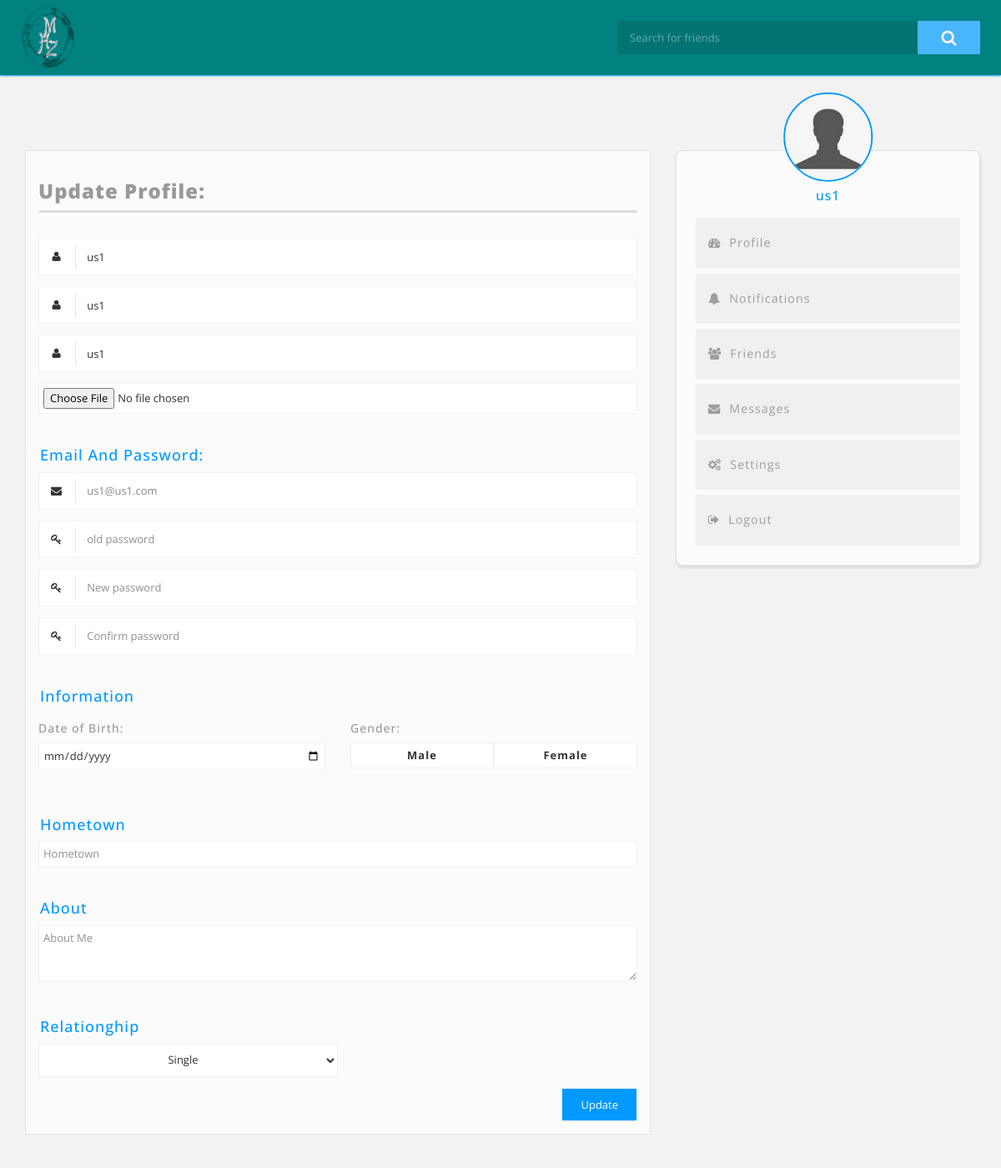
Page /settings.php (signed in) on the earlier database version.
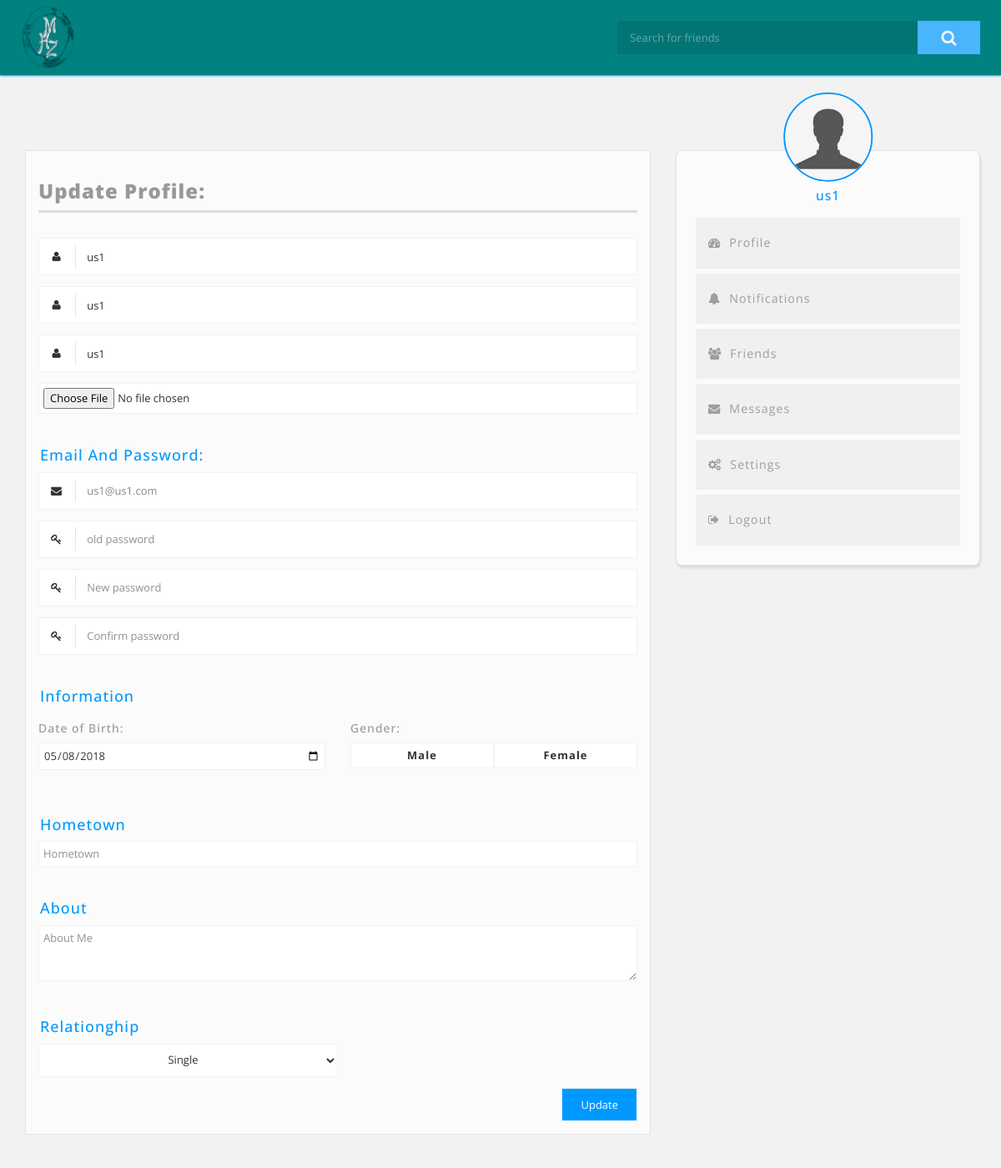
Same page on the later database version.
### tables this page shows
CREATE TABLE accounts (
    id INT PRIMARY KEY AUTO_INCREMENT,
    first_name CHAR(20) NOT NULL,
    last_name CHAR(20) NOT NULL,
    nick_name VARCHAR(40),
    email CHAR(50) UNIQUE NOT NULL,
    password CHAR(255) NOT NULL,
    picture TEXT,
    marital_status CHAR(20),
    data_of_birth DATE,
    gender CHAR(10),
    about TEXT,
    hometown VARCHAR(50)
);

### core/init.php (called while the page is built, shortened)
<?php
$coreClasses = [
    'Post'          => 'wall' . DS . 'Post',
    'Comment'       => 'wall' . DS . 'Comment',
    'Like'          => 'wall' . DS . 'Like',
    'User'          => 'account' . DS . 'User',
    'Profile'       => 'account' . DS . 'Profile',
    'Friend'        => 'account' . DS . 'Friend',
    'DB'            => 'utilities' . DS . 'DB',
    'Validator'     => 'utilities' . DS . 'Validator',
    'UploadedFile'  => 'utilities' . DS . 'UploadedFile',
    'Message'  => 'Message'
];
if (User::isLoggedin()) {
    $currentProfile = (new Profile($_SESSION['user']))->getData();
}
$css      = BASEURL . 'layout/css/';
$images   = BASEURL . 'layout/images/';
$userPath = BASEURL . 'uploads/users/';
$templates = PATH . 'include' . DS . 'template' . DS;
require $templates . 'header.php';

### classes/utilities/DB.php (called while the page is built, shortened)
<?php
class DB
{
    private static $_instance;
    private $_pdo;
    private $_results;
    private $_errors = false;
    private function __construct()
    {
        try {
            $options = [
                PDO::MYSQL_ATTR_INIT_COMMAND => 'SET NAMES UTF8',
                PDO::ATTR_DEFAULT_FETCH_MODE => PDO::FETCH_OBJ,
                PDO::ATTR_ERRMODE => PDO::ERRMODE_EXCEPTION
            ];
            extract($GLOBALS['_config']);
            $this->_pdo = new PDO("mysql:host=$host;dbname=$database", $username, $password, $options);
        } catch (PDOException $e) {
            exit($e->getMessage());
        }
    }
    public static function getInstance()
    {
        if (!isset(self::$_instance)) {
            self::$_instance = new DB();
        } else {
            self::$_instance->_results = null;
            self::$_instance->_count = 0;
            self::$_instance->_lastId = 0;
            self::$_instance->_errors = false;
        }
        return self::$_instance;
    }
    private function query($sql, $params = [])
    {
        if ($statement = $this->_pdo->prepare($sql)) {
            if ($statement->execute($params)) {
                if (strpos($sql, 'SELECT') === 0) {
                    $this->_results = $statement->fetchAll();
                }
            } else {
                $this->_errors = true;
            }
        } else {
            $this->_errors = true;
        }
        return $this->_errors;
    }
    public function select($sql, $params = [])
    {
        $sql = 'SELECT ' . $sql;
        if (!$this->query($sql, $params)) {
            return $this->_results;
        }
        return false;
    }
    public function first()
    {
        return $this->_results[0];
    }
}

### classes/account/Profile.php (called while the page is built, shortened)
<?php
class Profile extends User
{
    private $userId;
    function __construct($id, $data = null)
    {
        $this->userId = $id;
    }
    public function getData()
    {
        $db = DB::getInstance();
        $db->select('* FROM accounts WHERE id = :id', [
            ':id' => $this->userId
        ]);
        $user = $db->first();
        $user->nick_name = self::nickName($user);
        $user->picture = self::profilePicture($user);
        return $user;
    }
    public static function profilePicture($profile)
    {
        if (empty($profile->gender)) {
            return 'default-male.png';
        }
        return "default-{$profile->gender}.png";
    }
    public static function nickName($profile)
    {
        return $profile->nick_name ?: "$profile->first_name $profile->last_name";
    }
}

### settings.php (the view, shortened to what this page needs)
<?php
require 'core' . DIRECTORY_SEPARATOR . 'init.php';
?>
            <?php include $templates . 'navbar.php'; ?>
            <div class="container">
                <div class="row wallpaper">
                    <div class="col-md-8">
                        <div class="page">
                            <h3 class="page_header">Update Profile: </h3>
                            <div class="settings_page">
                                <form method="post" enctype="multipart/form-data">
                                    <div class="group">
                                        <div class="input-group input-group-icon">
                                            <input type="text" name="nick_name" placeholder="Nickname" value="<?= $currentProfile->nick_name; ?>" />
                                            <div class="input-icon"><i class="fa fa-user"></i></div>
                                        </div>
                                        <div class="input-group input-group-icon">
                                            <input type="text" name="first_name" placeholder="Firstname" value="<?= $currentProfile->first_name; ?>"/>
                                            <div class="input-icon"><i class="fa fa-user"></i></div>
                                        </div>
                                        <div class="input-group input-group-icon">
                                            <input type="text" name="last_name" placeholder="Lastname" value="<?= $currentProfile->last_name; ?>"/>
                                            <div class="input-icon"><i class="fa fa-user"></i></div>
                                        </div>
                                        <div class="input-group">
                                            <input type="file" name="picture" />
                                        </div>
                                    </div>
                                    <h4>Email And Password: </h4>
                                    <div class="group">
                                        <div class="input-group input-group-icon">
                                            <input disabled readonly name="email" type="email" placeholder="Email Adress" value="<?= $currentProfile->email; ?>"/>
                                            <div class="input-icon"><i class="fa fa-envelope"></i></div>
                                        </div>
                                        <div class="input-group input-group-icon">
                                            <input type="password" name="old_password" placeholder="old password"/>
                                            <div class="input-icon"><i class="fa fa-key"></i></div>
                                        </div>
                                        <div class="input-group input-group-icon">
                                            <input type="password" name="new_password" placeholder="New password"/>
                                            <div class="input-icon"><i class="fa fa-key"></i></div>
                                        </div>
                                        <div class="input-group input-group-icon">
                                            <input type="password" name="confirm_password" placeholder="Confirm password"/>
                                            <div class="input-icon"><i class="fa fa-key"></i></div>
                                        </div>
                                    </div>
                                    <h4>Information</h4>
                                    <div class="group row">
                                        <div class="col-md-6">
                                            <h5>Date of Birth:</h5>
                                            <div class="input-group">
                                                <input type="date" name="dob" value="<?= $currentProfile->data_of_birth; ?>">
                                            </div>
                                        </div>
                                        <div class="col-md-6">
                                            <h5>Gender:</h5>
                                            <div class="input-group">
                                                <label for="gender-male">Male</label>
                                                <label for="gender-female">Female</label>
                                            </div>
                                        </div>
                                    </div>
                                    <h4>Hometown</h4>
                                    <div class="input-group">
                                        <input type="text" name="hometown" placeholder="Hometown"  value="<?= $currentProfile->hometown; ?>"/>
                                    </div>
                                    <h4>About</h4>
                                    <textarea name="about" rows="3" placeholder="About Me" ><?= $currentProfile->about; ?></textarea>
                                    <h4>Relationghip</h4>
                                    <div class="group">
                                        <div class="input-group">
                                            <select name="mstatus">
                                                <option value="single" <?= $currentProfile->marital_status == 'single'? 'selected' : ''; ?> >Single</option>
                                            </select>
                                        </div>
                                        <div class="text-right">
                                            <input type="submit" name="update_profile" value="Update">
                                        </div>
                                    </div>
                                </form>
                            </div>
                        </div>
                    </div>
                    <div class="col-md-4">
                        <?php include $templates . 'sidebar.php'; ?>
                    </div>
                </div>
            </div>
<?php include $templates . 'footer.php'; ?>

### include/template/header.php (shortened to what this page needs)
<!DOCTYPE html>
<html>
    <head>
        <link rel="stylesheet" href="<?= $css; ?>font-awesome.min.css" />
        <link rel="stylesheet" href="<?= $css; ?>bootstrap.min.css" />
        <link rel="stylesheet" href="<?= $css; ?>normalize.css" />
        <link rel="stylesheet" href="<?= $css; ?>style.css" />
    </head>
    <body>

### include/template/navbar.php
<div class="navvbar">
    <div class="container">
        <div class="logo">
            <a href="index.php">
                <img src="<?= $images; ?>logo.png" alt="Logo">
            </a>
        </div>
        <div class="search">
            <form action="search.php" method="post">
                <input type="text" name="friend" placeholder="Search for friends" />
                <button type="submit" name="search"><i class="fa fa-search"></i></button>
            </form>
        </div>
    </div>
</div>

### include/template/sidebar.php
<div class="sidebar">
    <div class="bio">
        <img src="<?= $userPath . $currentProfile->picture; ?>" alt="Profile Picture">
        <h3>
            <?= $currentProfile->nick_name; ?>
        </h3>
    </div>
    <div class="menu">
        <ul>
            <li><a href="profile.php?id=<?= $_SESSION['user']; ?>"><span class="fa fa-tachometer"></span>Profile</a></li>
            <li><a href="notifications.php"><span class="fa fa-bell"></span>Notifications</a></li>
            <li><a href="friends.php?id=<?= $currentProfile->id; ?>"><span class="fa fa-users"></span>Friends</a></li>
            <li><a href="#"><span class="fa fa-envelope"></span>Messages</a></li>
            <li><a href="settings.php"><span class="fa fa-cogs"></span>Settings</a></li>
            <li><a href="?logout"><span class="fa fa-sign-out"></span>Logout</a></li>
        </ul>
    </div>
</div>

### include/template/footer.php (shortened to what this page needs)
    </body>
</html>

### layout/css/style.css (style rules this page uses)
* { outline: none !important; -webkit-box-sizing: border-box; box-sizing: border-box; }
body { background-color: #f2f2f2; font-family: 'Open Sans', sans-serif; letter-spacing: 1px; font-size: 13px }
a,a:hover,a:focus { text-decoration: none !important; outline: 0 !important; }
.wallpaper { min-height: 100vh; margin-top: 180px; }
.page { background-color: #fbfbfb; padding: 15px; margin-bottom: 40px; border: 1px solid rgba(0,0,0,0.1); }
.page_header { padding: 0 0 10px 0; margin-bottom: 30px; font-weight: 900; color: #999; border-bottom: 3px solid #ddd; }
.navvbar { background-color: #028181; position: fixed; height: 90px; width: 100%; top: 0; z-index: 10; -webkit-box-shadow: 0 1px 2px #09f; box-shadow: 0 1px 2px #09f; }
.navvbar .logo { float: left; width: 90px; margin-left: -15px; }
.navvbar .logo img { width: 100%; }
.navvbar .search { float: right; margin-right: -5px; padding: 25px 0 25px 25px; }
.navvbar .search input { height: 40px; width: 30vw; min-width: 300px; padding: 15px; border: 0; color: #fff; background-color: rgba(0,0,0,0.1); }
.navvbar .search button { display: block; float: right; width: 75px; height: 40px; font-size: 1.5em; border: 0; color: #f4f4f4; background-color: #49b5fd; }
.sidebar { margin-right: -5px; padding: 0 20px 10px 20px; border-radius: 8px; background-color: #fbfbfb; border: 1px solid rgba(0,0,0,0.1); -webkit-box-shadow: 1px 3px 3px rgba(0,0,0,0.1); box-shadow: 1px 3px 3px rgba(0,0,0,0.1); }
.sidebar .bio { position: relative; padding-top: 25px; }
.sidebar .bio img { position: absolute; top: 0; right: 50%; width: 33%; max-width: 110px; min-width: 65px; z-index: 3; border-radius: 50%; border: 2px solid #09f; -webkit-transform: translate(50%, -66%); transform: translate(50%, -66%); }
.sidebar .bio h3 { position: relative; text-align: center; font-size: 1.2em; color: #09f; }
.sidebar .menu { margin-top: 15px; }
.sidebar .menu ul { padding-left: 0; list-style: none; }
.sidebar .menu ul li { font-size: 1.1em; cursor: pointer; border: 3px solid #fbfbfb; background-color: #f0f0f0; }
.sidebar .menu ul li a { display: block; padding: 20px 15px; color: #9e9e9e; }
.sidebar .menu ul li a span { margin-right: 10px; }
.settings_page input, .settings_page input[type="radio"] + label, .settings_page input[type="checkbox"] + label:before, .settings_page select option, .settings_page select ,textarea { width: 100%; padding: 5px; background-color: #fff; border: 1px solid #f2f2f2; -webkit-transition: 0.2s ease-in-out; transition: 0.2s ease-in-out; -webkit-transition: all 0.2s ease-in-out; transition: all 0.2s ease-in-out; }
.settings_page input[type="radio"] + label, .settings_page select { display: inline-block; width: 50%; text-align: center; float: left; border-radius: 0; cursor: pointer;; }
.settings_page input[type="radio"] + label:first-of-type { border-top-left-radius: 3px; border-bottom-left-radius: 3px; }
.settings_page input[type="radio"] + label:last-of-type { border-top-right-radius: 3px; border-bottom-right-radius: 3px; }
.settings_page select { height: 40px; line-height: 2; }
.settings_page select option { background-color: #49b5fd; color: #fff; }
.settings_page .input-group { margin-bottom: 1em; width: 100%; }
.settings_page .input-group:before, .settings_page .input-group:after { content: ""; display: table; }
.settings_page .input-group:after { clear: both; }
.settings_page .input-group-icon { position: relative; }
.settings_page .input-group-icon input { padding-left: 4.4em; height: 45px; }
.settings_page .input-group-icon input[disabled] { color: #888; }
.settings_page .input-group-icon .input-icon { position: absolute; top: 0; left: 0; width: 3.4em; height: 3.4em; line-height: 3.4em; text-align: center; pointer-events: none; }
.settings_page .input-group-icon .input-icon:after { position: absolute; top: 0.6em; bottom: 0.6em; left: 3.4em; display: block; border-right: 1px solid #e5e5e5; content: ""; -webkit-transition: 0.2s ease-in-out; transition: 0.2s ease-in-out; -webkit-transition: all 0.2s ease-in-out; transition: all 0.2s ease-in-out; }
.settings_page h4 { color: #09f; margin-top: 40px; padding-left: 2px; }
.settings_page h5 { color: #999; }
.settings_page input[type="submit"] { background-color: #028181; background-color: #09f; color: #fff; padding: 10px 22px; width: auto; }

Differences in the rows shown:
changed accounts "us1": dob (not shown) → "05/08/2018"
